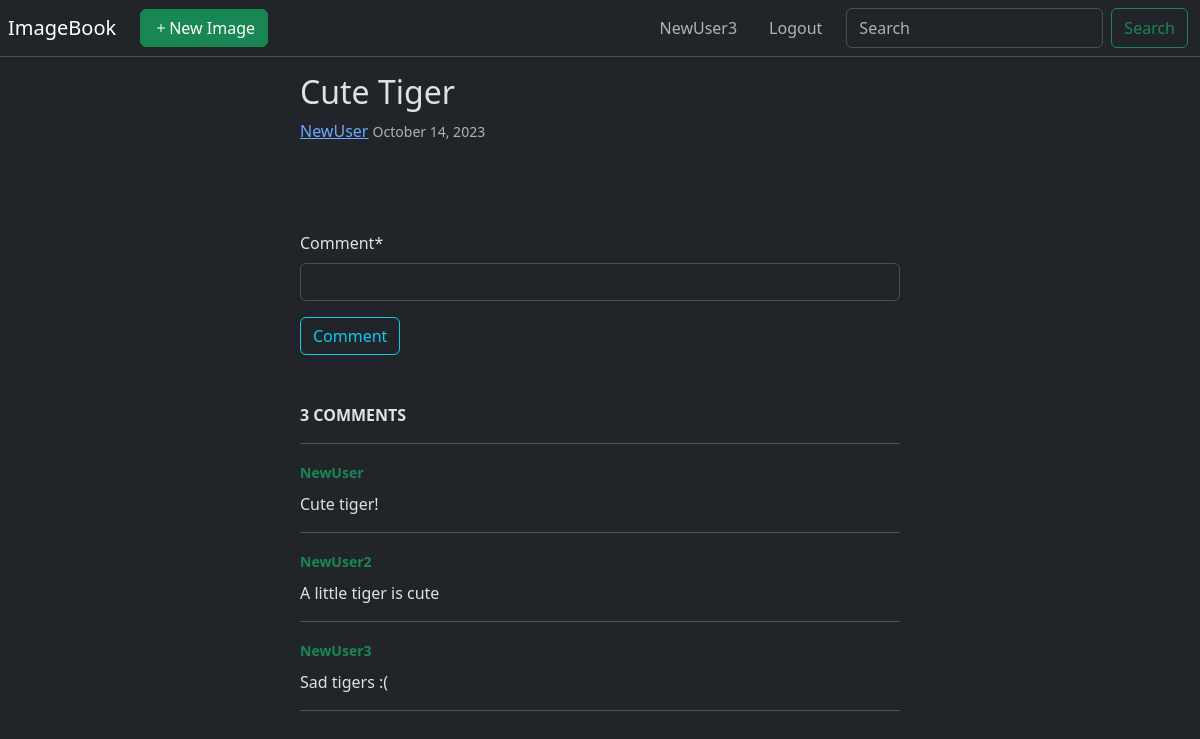
/image/1/ (signed in), run on the app's committed database.
### image/models.py (models this page shows, shortened)
class Image(models.Model):
    title = models.CharField(max_length=30)
    author = models.ForeignKey(User, on_delete=models.CASCADE)
    date_posted = models.DateTimeField(default=timezone.now)
    image = models.ImageField(upload_to='images_posted')

class Comment(models.Model):
    comment_author = models.ForeignKey(User, on_delete=models.CASCADE)
    content = models.TextField('Comment', max_length=255)
    comment_image = models.ForeignKey(Image, on_delete=models.CASCADE)

### image/views.py (the view, shortened to what this page needs)
# urls.py: path('<int:pk>/', ImageDetailView.as_view(), name='image-detail')
class ImageDetailView(FormMixin, DetailView):
    model = Image
    form_class = CreateCommentForm
    def get_context_data(self, **kwargs):
        context = super(ImageDetailView, self).get_context_data(**kwargs)
        context['form'] = self.get_form()
        if not self.request.user.is_authenticated:
            context['form'].fields['content'].disabled = True
            context['form'].fields['content'].widget.attrs['placeholder'] = 'Log in to leave a comment'
        return context

### image/forms.py
class CreateCommentForm(ModelForm):
    class Meta:
        model = Comment
        fields = ['content']
        widgets = {
            'content': TextInput(attrs={'size': 2})
        }

### image/templates/image/image_detail.html (shortened to what this page needs)
{% extends "image/base.html" %}
{% load crispy_forms_tags %}
{% block content %}
<main class="col col-lg-6 mx-auto pt-3 px-lg-0 px-2">
  <article>
    <h2>{{ object.title }}</h2>
    <div class="mb-3 ">
      <a href="#">{{ object.author }}</a>
      <small class="text-muted">{{ object.date_posted|date:"F d, Y" }}</small>
    </div>
  </article>
  {% include "users/basic_form.html" with button_context="Comment" %}
  <section>
    <p class="fw-bold">{{ object.comment_set.all|length }}
      COMMENT{{ object.comment_set.all|length|pluralize:"S" }}</p>
    <hr>
    {% for comment in object.comment_set.all %}
    <div class="p-0">
      <a class="text-success small fw-bold text-decoration-none" href="#">{{ comment.comment_author }}</a>
      <p class="pt-2">{{ comment.content }}</p>
    </div>
    <hr>
    {% endfor %}
  </section>
</main>
{% endblock content %}

### image/templates/image/base.html (shortened to what this page needs)
<!DOCTYPE html>
<html lang="en" data-bs-theme="dark">
<head>
  <link href="https://cdn.jsdelivr.net/npm/bootstrap@5.3.2/dist/css/bootstrap.min.css" rel="stylesheet"
>
</head>
<body>
<nav class="navbar text-bg-dark navbar-expand-lg border-bottom align-items-center">
  <a href="{% url 'image-list' %}" class="navbar-brand ms-2 ">ImageBook</a>
  <a href="{% url 'image-create' %}" class="text-decoration-none my-auto ms-auto me-2">
    <button class="btn btn-success d-flex align-items-center me-auto ms-2">
      <svg xmlns="http://www.w3.org/2000/svg" width="16" height="16" fill="currentColor" class="bi bi-plus"
           viewBox="0 0 16 16">
        <path d="M8 4a.5.5 0 0 1 .5.5v3h3a.5.5 0 0 1 0 1h-3v3a.5.5 0 0 1-1 0v-3h-3a.5.5 0 0 1 0-1h3v-3A.5.5 0 0 1 8 4z"/>
      </svg>
      New Image
    </button>
  </a>
  <div class="collapse navbar-collapse" id="navbarSupportedContent">
    <div class="container-lg navbar-nav me-auto mb-2 mb-lg-0">
      <div class="d-flex flex-column flex-lg-row ms-lg-auto">
        {% if user.is_authenticated %}
        <a href="#" class="nav-item nav-link my-auto mx-2">{{ user.username }}</a>
        <a href="{% url 'user-logout' %}" class="nav-item nav-link my-auto mx-2">Logout</a>
        {% else %}
        <a href="{% url 'user-login' %}" class="nav-item nav-link my-auto ms-2">Login</a>
        <a href="{% url 'user-register' %}" class="nav-item nav-link my-auto mx-2">Register</a>
        {% endif %}
        <form class="d-flex ms-2">
          <input class="form-control me-2" type="search" placeholder="Search" aria-label="Search">
          <button class="btn btn-outline-success" type="submit">Search</button>
        </form>
      </div>
    </div>
  </div>
</nav>
{% block content %}
{% endblock content %}
</body>
</html>

### data on the page
Image: title "Cute Tiger", author "NewUser", date_posted "October 14, 2023", comment_set.all|length "3"
Comment: comment_author "NewUser", content "Cute tiger!"
Comment: comment_author "NewUser2", content "A little tiger is cute"
Comment: comment_author "NewUser3", content "Sad tigers :("

### other printed values
{{ user.username }} "NewUser3"
{{ button_context }} "Comment"
